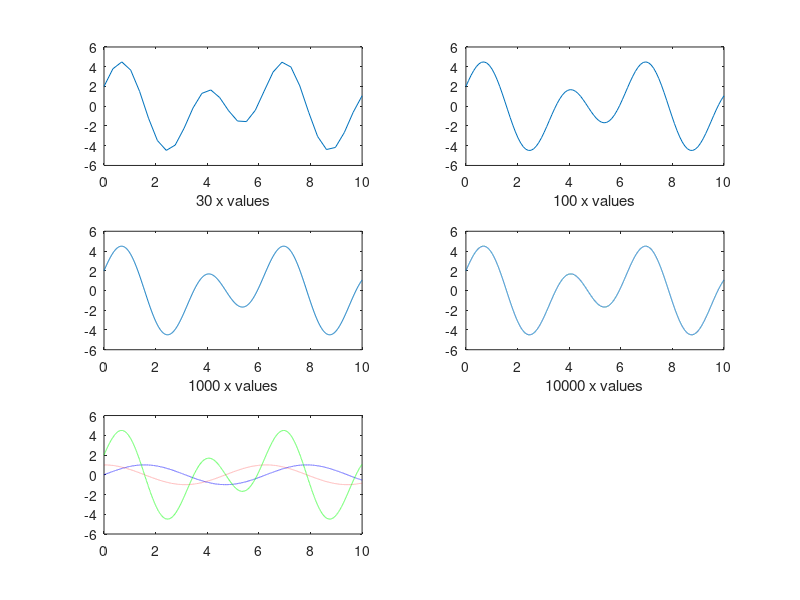
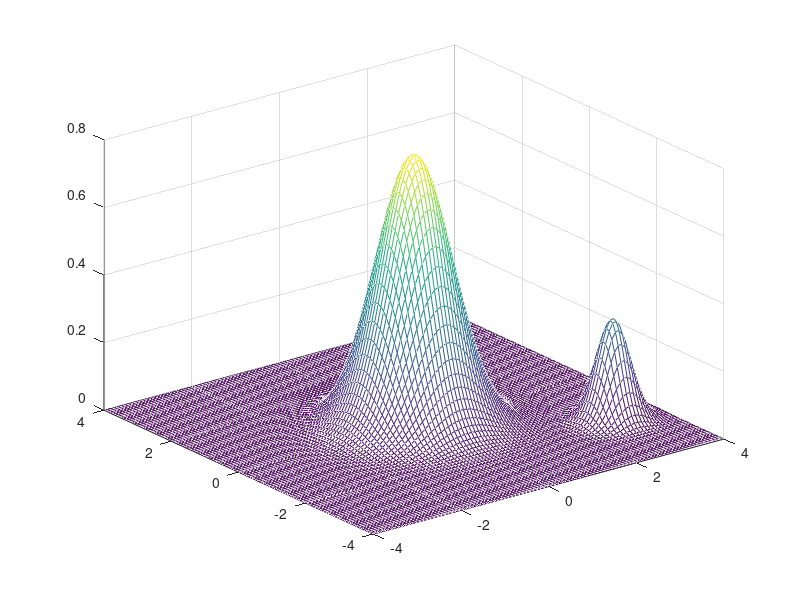
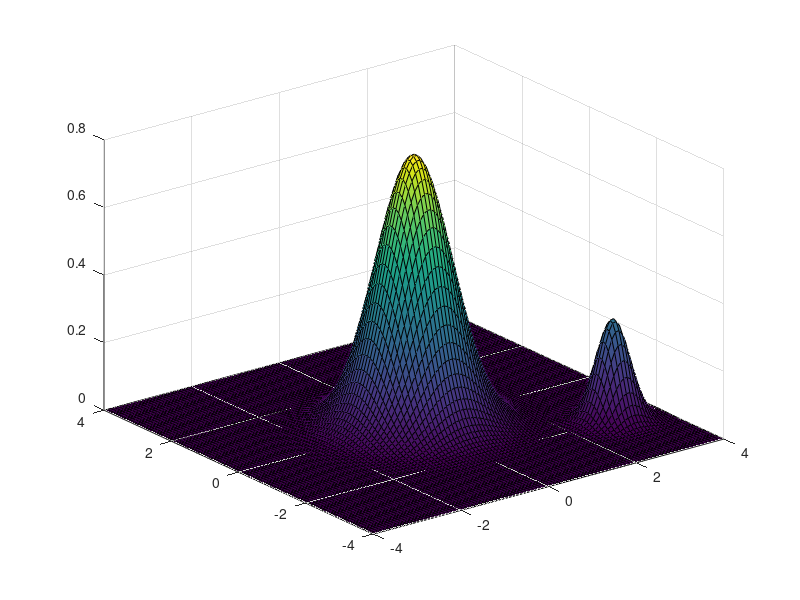
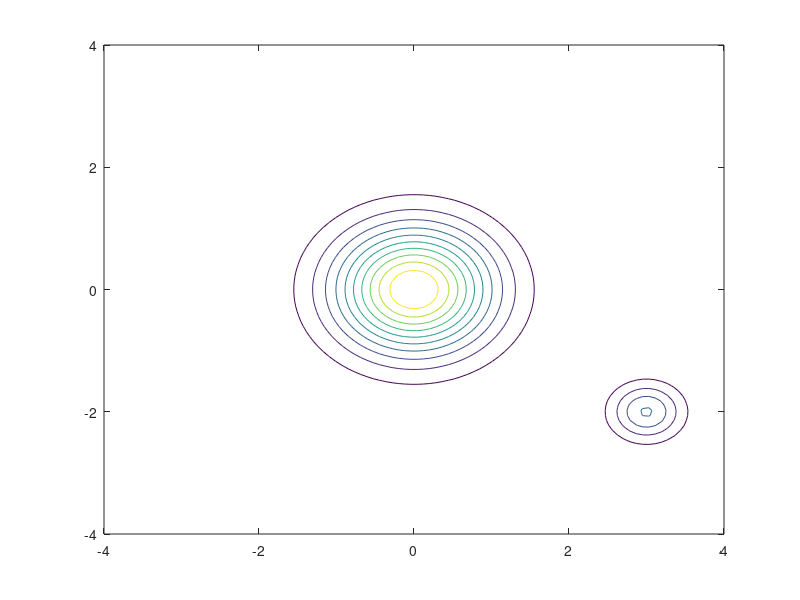

These charts were generated, in order, by the following MATLAB code:
A = [ 5, 3, 1, 0; 2,4,7,2; 6,4,3,1];
B = [1,7;3,4;2,3];
C = [6,6,0,5;9,2,1,8];

AC = [A;C];
AB = [A,B];
AB2 = [A B];


a = [1:6];
b = [2:0.5:5];
c = [3:-0.25:1];

a(7) = a(1) + a(3) + a(6);
b(7) = b(1) + b(3) + b(6);
c(10) = c(1) + c(3) + c(6);

%part B
f = [1:12];
F = [f(1:4); f(5:8); f(9:12)];
F2 = reshape(f,4,3)';

BC = B*C;
AF = A*F';

F(:,1)=F(:,1)*3;
F(:,2)=F(:,2)*2;
F(:,3)=F(:,3)*5;
F(:,4)=F(:,4)*7;

F(1,:)=F(1,:)*3;
F(2,:)=F(2,:)*2;
F(3,:)=F(3,:)*5;

g=[3 2 5 7];
G=repmat(g,3,1);
FG= F.*G;

h=[3;2;5];
H=repmat(h,1,4);
FH= F.*H;

FF = F*[1;1;1;1];
FF2 = [1 1 1]*F;

% part 3
E = [4,6,0;5,1,3];

E = E+1; %or E+ones(2,3) or E+repmat(1,2,3)

Anew = A + 0.1*rand(3,4).*A;
Bnew = B + 0.1*rand(3,2).*B;
Cnew = C + 0.1*rand(2,4).*C;

d=linspace(1,2,6);

d1 = repmat(d,3,1);
d2 = repmat(d',1,4);

[X,Y] = meshgrid(d);

X2 = repmat(d,6,1);
Y2 = repmat(d',1,6);

T = randn(100,5);
newPermutation = randperm(100);
T75 = T(newPermutation(1:75),:);
T25 = T(newPermutation(76:100),:);

%part D
G = [5,0,1,0;2,6,7,2;5,4,3,1];
H = [9,7;2,8;2,3];
e = (1:5);
f = [6,2,1,7,8,2];

uniG = unique(G);
uniH = unique(H);
unie = unique(e);
unif = unique(f);

unionef = union(e,f);
interef = intersect(e,f);

b = ismember(H,G); %b is a matrix contating zeros and ones
positions = H(b); %returns all positions of H for which b is 1

bb = G(ismember(G,e));
bbb = e(ismember(e,f));
diff = setdiff(e,f);

%part e

A1 = [2 3 -1 4;1 1 -3 5; 7 1 3 4; 5 4 3 -11];
b1 = [23;11;12;14];
x1 = inv(A1)*b1;

A2 = [2 3 -1 4 3; 1 1 -3 5 5; 7 1 3 4 7; 5 4 3 -11 11];
b2 = [23; 11; 12; 14];
x2 = A2\b2;

A3 = [ 2 3 -1; 1 1 -3; 7 1 3; 5 4 3];
b3 = b1;
x3 = A3\b3;
x32 = pinv(A3)*b3;

A4 = [2 3 -1; 1 1 -3; 7 1 3];
b4 = [23;11;12];
x4 = A4\b4;

xx4 = A4*x4;
new4 = A3(4,:)*x4;

A5 = [2 3 -1; 1 1 -3;7 1 3; 5 4 3];
b5 = [23;11;12;28.8704];
x5 = A5\b5;
test5 = A5*x5;

%part 7

x = linspace(0,10,30);
y = 2*cos(x)+3*sin(2*x);
%graph = plot(x,y);

x1 = linspace(0,10,100);
x2 = linspace(0,10,1000);
x3 = linspace(0,10,10000);
y1 = 2*cos(x1)+3*sin(2*x1);
y2 = 2*cos(x2)+3*sin(2*x2);
y3 = 2*cos(x3)+3*sin(2*x3);

figure
subplot(3,2,1); plot(x,y); xlabel('30 x values');
subplot(3,2,2); plot(x1,y1); xlabel('100 x values');
subplot(3,2,3); plot(x2,y2); xlabel('1000 x values');
subplot(3,2,4); plot(x3,y3); xlabel('10000 x values');

subplot(3,2,5);
y1 = sin(x3);
y2 = cos(x3);
y3 = 2*cos(x3)+3*sin(2*x3);
plot(x3,y1,'b--');
hold on;
plot(x3,y2,'r:');
plot(x3,y3, 'g-.');
hold off

[X Y] = meshgrid(linspace(-4,4,100),linspace(-4,4,100));
Z = 0.8*exp(-(X.^2+Y.^2))+0.3*exp(-5*((X-3).^2 + (Y+2).^2));

figure; mesh(X,Y,Z);
figure; surf(X,Y,Z);
figure; contour(X,Y,Z,10);

